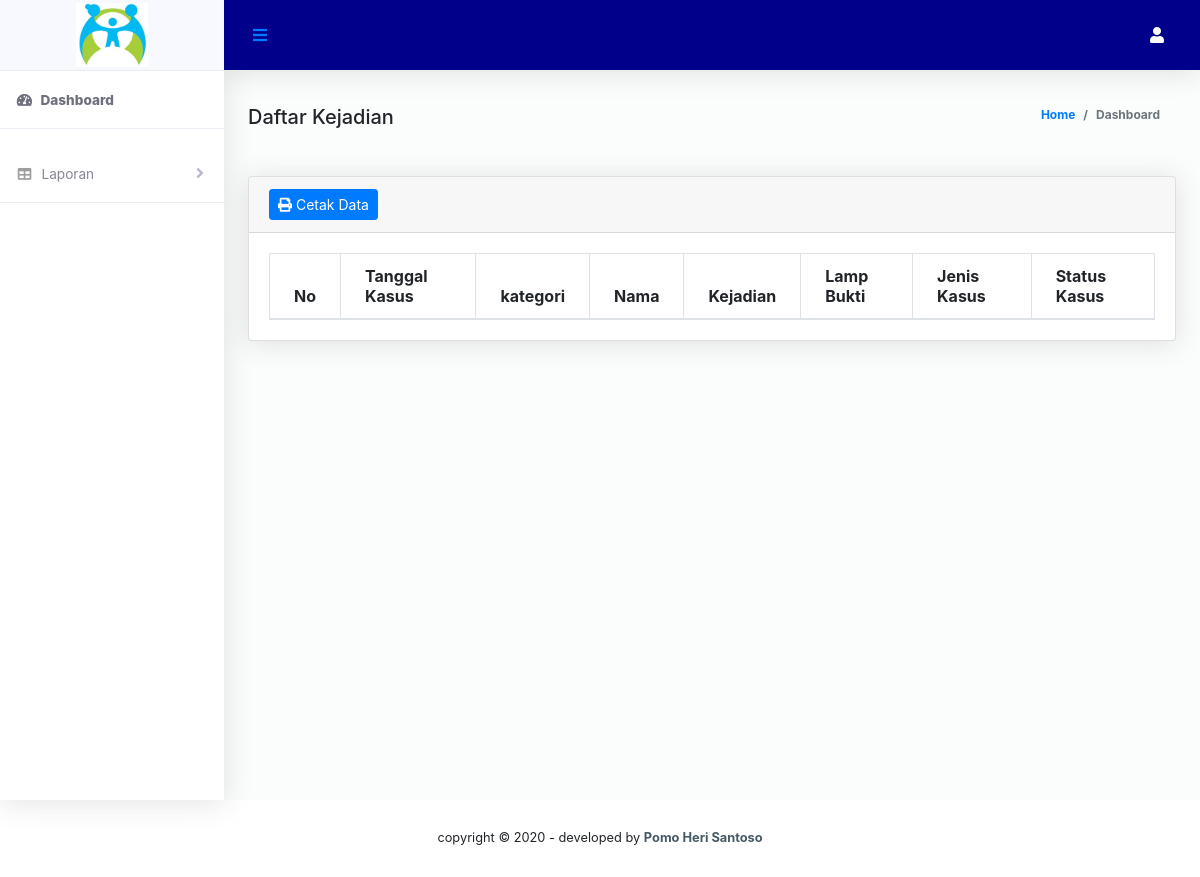
The app's page /bagian/kepaladesa/daftarkasus.php, older data.
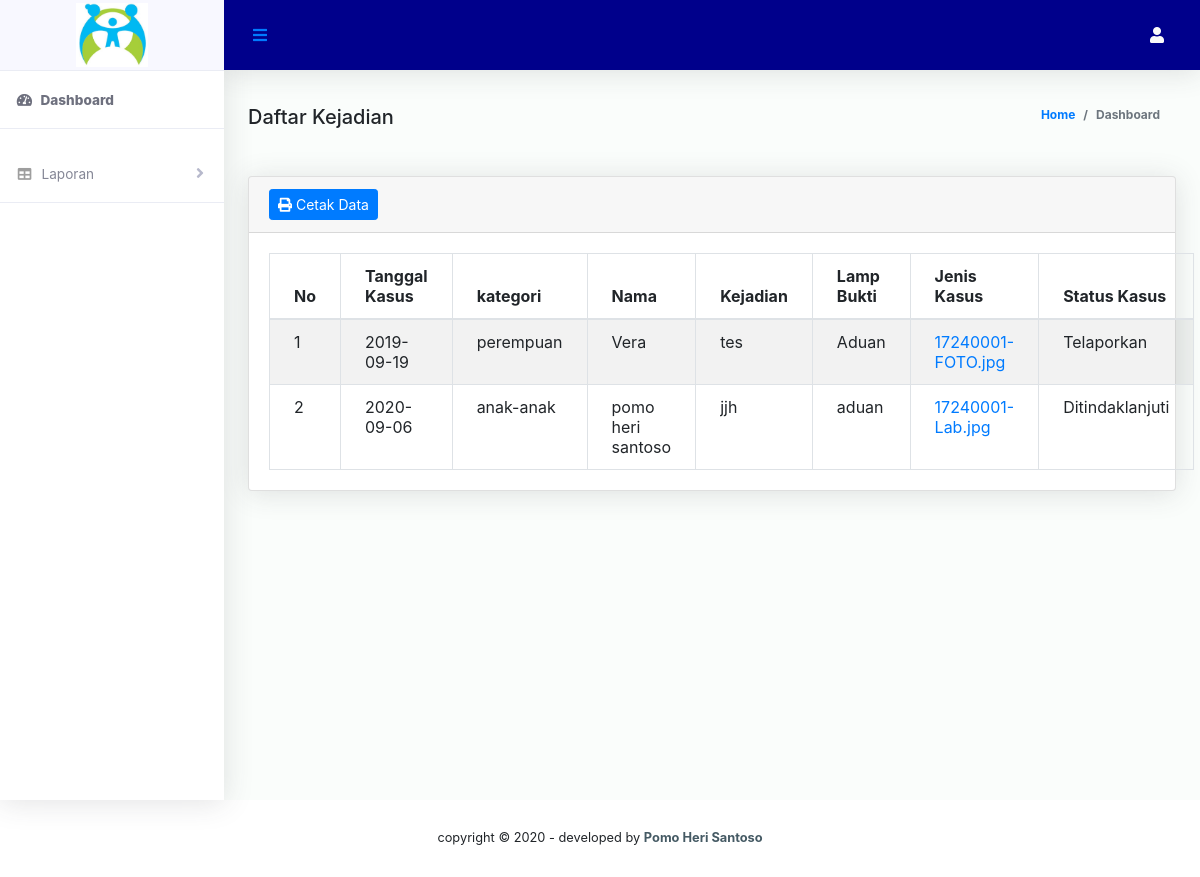
The same page, newer data.
### tables this page shows
CREATE TABLE `datkas` (
  `idkasus` char(10) NOT NULL,
  `kategori` varchar(10) NOT NULL,
  `nik` char(20) NOT NULL,
  `tglkas` date NOT NULL,
  `kejadian` varchar(50) NOT NULL,
  `lambuk` varchar(50) NOT NULL,
  `idpeng` char(5) NOT NULL,
  `jenkas` varchar(10) NOT NULL,
  `statkas` char(1) NOT NULL
);

CREATE TABLE `datwg` (
  `nik` char(20) NOT NULL,
  `nama` varchar(50) NOT NULL,
  `kelamin` varchar(12) NOT NULL,
  `tglh` date NOT NULL,
  `pendd` varchar(5) NOT NULL,
  `alamat` varchar(50) NOT NULL,
  `idrt` char(5) NOT NULL,
  `stkeb` varchar(10) NOT NULL
);

### bagian/kepaladesa/daftarkasus.php (the view, shortened to what this page needs)
<!DOCTYPE html>
<html lang="en">
<head>
    <?php include('../komponen/css.php');?>
</head>
<body id="page-top">
  <div id="wrapper">
     <?php include('../komponen/sidebarkades.php');?>
        <div id="content-wrapper" class="d-flex flex-column">
            <div id="content">
                <?php include('../komponen/header.php');?>
                <div class="container-fluid" id="container-wrapper">
                  <div class="d-sm-flex align-items-center justify-content-between mb-4">
                    <strong class="h5 card-title">Daftar Kejadian</strong>
                    <ol class="breadcrumb">
                      <li class="breadcrumb-item"><a href="./">Home</a></li>
                      <li class="breadcrumb-item active" aria-current="page">Dashboard</li>
                    </ol>
                  </div>
            <section>
                 <div class="content mt-3">
                     <div class="animated fadeIn">
                         <div class="row">
                            <div class="col-md-12">
                                 <div class="card">
                                     <div class="card-header">
                                         <a href="cetakkaryawan.php" target="_blank" class="btn btn-primary btn-sm" ><i class="fa fa-print"></i> Cetak Data</a>
                                         </div>
                                            <div class="card-body">
                                            <table width="100%"  class="table table-striped table-bordered table-hover data" id="dataTables">
                                                <?php
                                                $result = mysql_query("SELECT * FROM datkas JOIN datwg ON datwg.nik=datkas.nik");
                                                ?>
                                                <thead>
                                                    <tr>
                                                        <th>No</th>
                                                        <th>Tanggal Kasus</th>
                                                        <th>kategori</th>
                                                        <th>Nama</th>
                                                        <th>Kejadian</th>
                                                        <th>Lamp Bukti</th>
                                                        <th>Jenis Kasus</th>
                                                        <th>Status Kasus</th>
                                                    </tr>
                                                </thead>
                                                <tbody>
                                                <?php
                                                $no = 1;
                                                while($user_data = mysql_fetch_array($result)){
                                                  echo "
                                                  <tr>
                                                    <td>".$no++."</td>
                                                    <td>".$user_data['tglkas']."</td>
                                                    <td>".$user_data['kategori']."</td>
                                                    <td>".$user_data['nama']."</td>
                                                    <td>".$user_data['kejadian']."</td>
                                                    <td>".$user_data['jenkas']."</td>
                                                    <td><a href='../komponen/lambuk/".$user_data['lambuk']."' target='_blank'>".$user_data['lambuk']."</a></td>";
                                                    if ($user_data['statkas']=="T") {
                                                      echo "<td>Telaporkan</td>";
                                                    }
                                                    else{
                                                      echo "<td>Ditindaklanjuti</td>";
                                                    }
                                               ?>
                                                </tr>
                                                 <?php }?>
                                                </tbody>
                                            </table>
                                          </div>
                                        </div>
                                    </div>
                                </div>
                            </div>
                        </div>
                      </section>
                    </div>
                  </div>
                </div>
              </div>
         <?php include('../komponen/footer.php');?>
</body>
</html>

Row changes from the older to the newer data that the page shows:
added datkas: tglkas "2019-09-19", kategori "perempuan", datwg.nama "Vera", kejadian "tes", jenkas "Aduan", lambuk "17240001-FOTO.jpg", statkas "Telaporkan"
added datkas: tglkas "2020-09-06", kategori "anak-anak", datwg.nama "pomo heri santoso", kejadian "jjh", jenkas "aduan", lambuk "17240001- Lab.jpg", statkas "Ditindaklanjuti"
